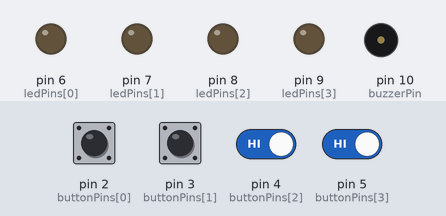
Bench run of a sketch on a simulated Arduino Uno, built with avr-gcc and run on an emulated ATmega328P. Shown: output pins drawn as LEDs (lit = HIGH), buzzer (waves = sounding). Dashed ring = blinking. The inputs (shaded band) are chosen by the test bench; at power-on: pin 2 (buttonPins[0]), pin 3 (buttonPins[1]), pin 4 (buttonPins[2]), pin 5 (buttonPins[3]) HIGH. Random numbers use the default seed unless the sketch sets one.

Above: at 1.4 s.
1.5 s: pin 2 (buttonPins[0]) pulled LOW for 0.15 s
At 2.8 s:
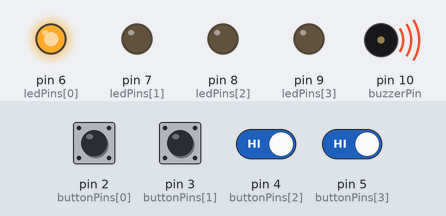
4.6 s: pin 3 (buttonPins[1]) pulled LOW for 0.15 s
At 6.1 s:
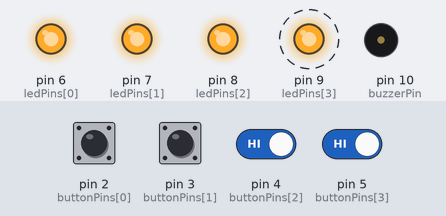
7.6 s: pin 4 (buttonPins[2]) driven LOW and pin 5 (buttonPins[3]) driven LOW
At 9.8 s:
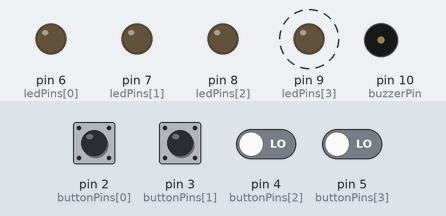
10.6 s: pin 4 (buttonPins[2]) driven HIGH
At 12.4 s:
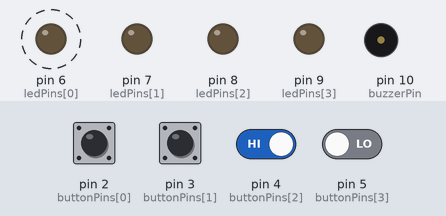
13.6 s: pin 5 (buttonPins[3]) driven HIGH
15.5 s: pin 2 (buttonPins[0]) pulled LOW for 1 s
At 17.85 s:
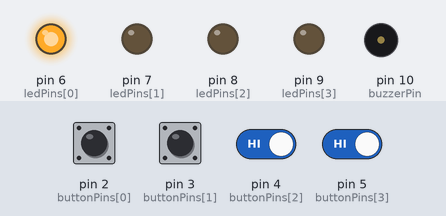
Timing chart, 0 to 20.1 s (numbered marks = the images above; inputs shaded):
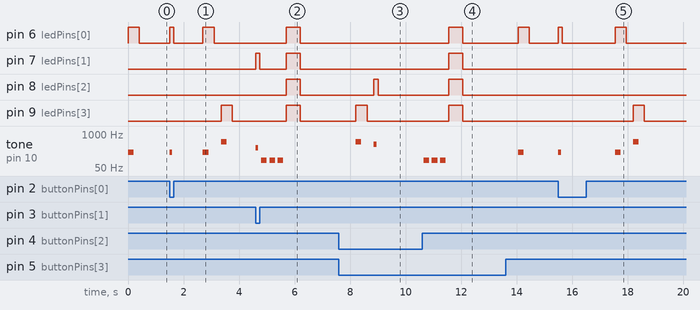

The sketch:

memory_game.ino
```cpp
const int ledPins[] = {6, 7, 8, 9};
const int buttonPins[] = {2, 3, 4, 5};
const int buzzerPin = 10;

int sequence[100];
int level = 1;
bool gameOver = false;

void setup() {
  for (int i = 0; i < 4; i++) {
    pinMode(ledPins[i], OUTPUT);
    pinMode(buttonPins[i], INPUT_PULLUP);
  }
  pinMode(buzzerPin, OUTPUT);
  Serial.begin(9600);
  randomSeed(analogRead(0));
  generateSequence();
}

void loop() {
  if (!gameOver) {
    showSequence();
    if (!getPlayerInput()) {
      failTone();
      gameOver = true;
    } else {
      level++;
      delay(1000);
    }
  } else {
    blinkAll();
    delay(2000);
    level = 1;
    gameOver = false;
    generateSequence();
  }
}

void generateSequence() {
  for (int i = 0; i < 100; i++) {
    sequence[i] = random(0, 4); // values: 0 to 3
  }
}

void showSequence() {
  for (int i = 0; i < level; i++) {
    int led = sequence[i];
    digitalWrite(ledPins[led], HIGH);
    tone(buzzerPin, 200 + led * 100, 200);
    delay(400);
    digitalWrite(ledPins[led], LOW);
    delay(250);
  }
}

bool getPlayerInput() {
  for (int i = 0; i < level; i++) {
    bool inputReceived = false;
    while (!inputReceived) {
      for (int j = 0; j < 4; j++) {
        if (digitalRead(buttonPins[j]) == LOW) {
          tone(buzzerPin, 200 + j * 100, 100);
          digitalWrite(ledPins[j], HIGH);
          delay(150);
          digitalWrite(ledPins[j], LOW);
          while (digitalRead(buttonPins[j]) == LOW); // wait until button is released
          delay(50); // debounce

          if (j != sequence[i]) {
            return false;
          }
          inputReceived = true;
        }
      }
    }
  }
  return true;
}

void failTone() {
  for (int i = 0; i < 3; i++) {
    tone(buzzerPin, 100, 200);
    delay(300);
  }
  noTone(buzzerPin);
}

void blinkAll() {
  for (int i = 0; i < 4; i++) digitalWrite(ledPins[i], HIGH);
  delay(500);
  for (int i = 0; i < 4; i++) digitalWrite(ledPins[i], LOW);
}
```

Measured:
- after the input at 1.5 s, pin 6 (ledPins[0]): LOW → HIGH at once, → LOW 0.15 s later, → HIGH 1.1 s later, → LOW 0.40 s later; pin 9 (ledPins[3]): LOW → HIGH after 1.9 s, → LOW 0.40 s later; tone on pin 10 (buzzerPin): plays 200 Hz for 0.10 s, 200 Hz for 0.20 s, 500 Hz for 0.20 s, starting at once
- after the input at 4.6 s, pin 6 (ledPins[0]): LOW → HIGH after 1.1 s, → LOW 0.50 s later; pin 7 (ledPins[1]): LOW → HIGH at once, → LOW 0.15 s later, → HIGH 0.95 s later, → LOW 0.50 s later
- after the input at 7.6 s, pin 8 (ledPins[2]): LOW → HIGH after 1.3 s, → LOW 0.15 s later
- after the input at 10.6 s, pin 6 (ledPins[0]), pin 7 (ledPins[1]), pin 8 (ledPins[2]), pin 9 (ledPins[3]): LOW → HIGH after 0.95 s, → LOW 0.50 s later; tone on pin 10 (buzzerPin): alternates 100 Hz for 0.20 s and silent for 0.10 s, 6 changes in all, then stays silent, starting after 0.05 s
- after the input at 15.5 s, pin 6 (ledPins[0]): LOW → HIGH at once, → LOW 0.15 s later, → HIGH 1.9 s later, → LOW 0.40 s later; pin 9 (ledPins[3]): LOW → HIGH after 2.7 s, → LOW 0.40 s later; tone on pin 10 (buzzerPin): plays 200 Hz for 0.10 s, 200 Hz for 0.20 s, 500 Hz for 0.20 s, starting at once
